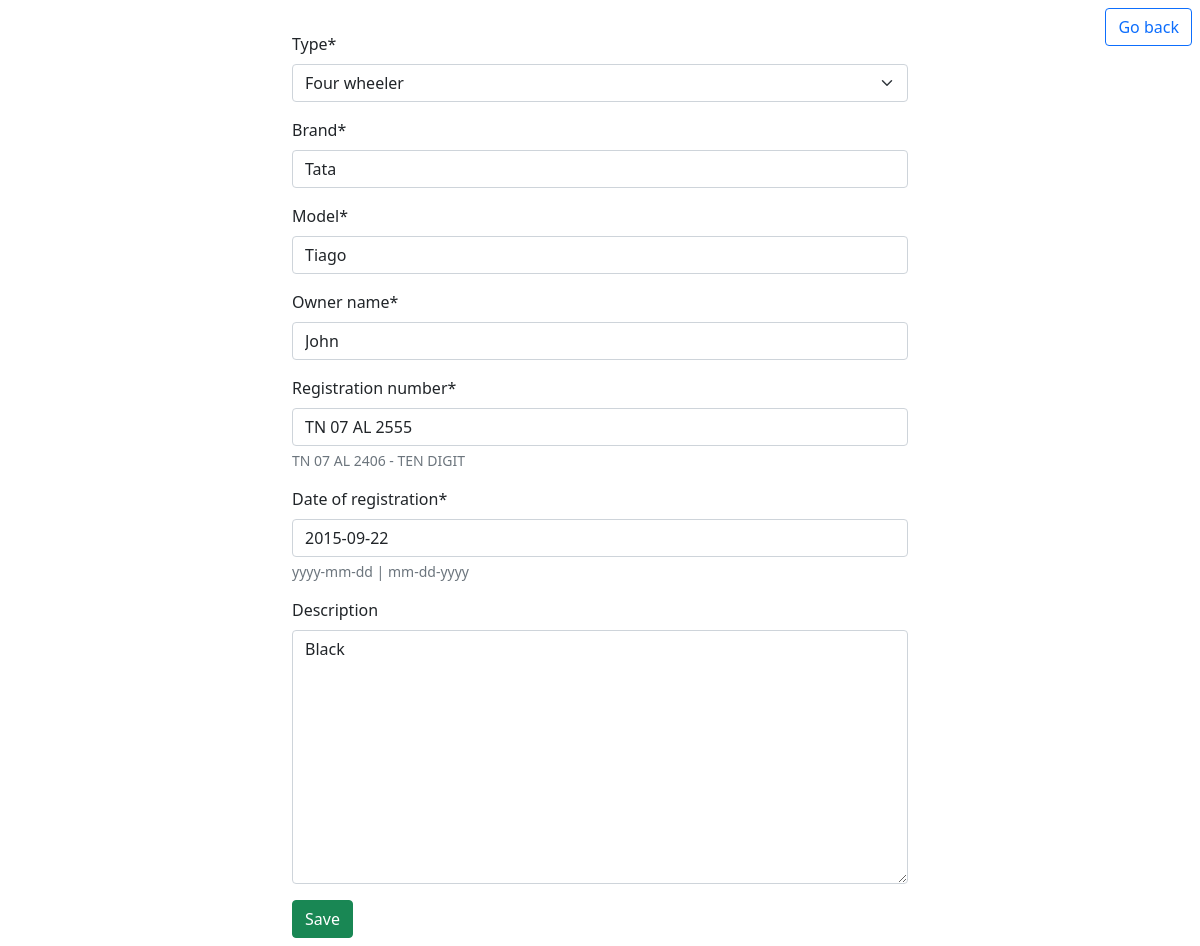
The app's page /veh/1 (signed in) with its own data.
### user/models.py (models this page shows, shortened)
class Vehicle(models.Model):
    CHOICES = (
        ('two_wheeler','Two wheeler',),
        ('four_wheeler','Four wheeler'),
    )
    type = models.CharField(max_length=30,choices=CHOICES)
    brand = models.CharField(max_length=30)
    model = models.CharField(max_length=30)
    owner_name = models.CharField(max_length=30)
    registration_number = models.CharField(max_length=15,unique=True,help_text='TN 07 AL 2406 - TEN DIGIT')
    date_of_registration = models.DateField(help_text='yyyy-mm-dd | mm-dd-yyyy')
    description = models.TextField(blank=True)
    company = models.CharField(max_length=30,default='trimble')

### user/views.py (the view, shortened to what this page needs)
# urls.py: path('veh/<int:veh_pk>',views.viewveh,name='viewveh'),
@login_required(login_url='/')
def viewveh(request,veh_pk):
    selected_vehicle = get_object_or_404(Vehicle,pk=veh_pk)
    if(request.method=="GET"):
        selected_vehicle_form = VehicleForm(instance=selected_vehicle)
        return render(request,'viewveh.html',{'selected_vehicle_form':selected_vehicle_form})

### user/forms.py
class VehicleForm(forms.ModelForm):
    class Meta:
        model = Vehicle
        fields = ['type','brand','model','owner_name','registration_number','date_of_registration','description',]

### templates/viewveh.html (shortened to what this page needs)
{%load crispy_forms_tags %}
<!DOCTYPE html>
<html lang="en">
<head>
    <link href="https://cdn.jsdelivr.net/npm/bootstrap@5.1.3/dist/css/bootstrap.min.css" rel="stylesheet">
</head>
<body>
    <div class="float-end m-2"><a class="btn btn-outline-primary" href="{% url 'home' %}">Go back</a></div><br>
    <div class="container mt-2" style="width: 80vh;">
        <form method="POST">
            {{ selected_vehicle_form | crispy }}
            <div class="form-group mb-2">
                <input class="btn btn-success" type="submit" value="Save">
            </div>
        </form>
    </div>
</body>
</html>

### records on screen
Vehicle: type "Four wheeler", brand "Tata", model "Tiago", owner_name "John", registration_number "TN 07 AL 2555", date_of_registration "2015-09-22", description "Black"
